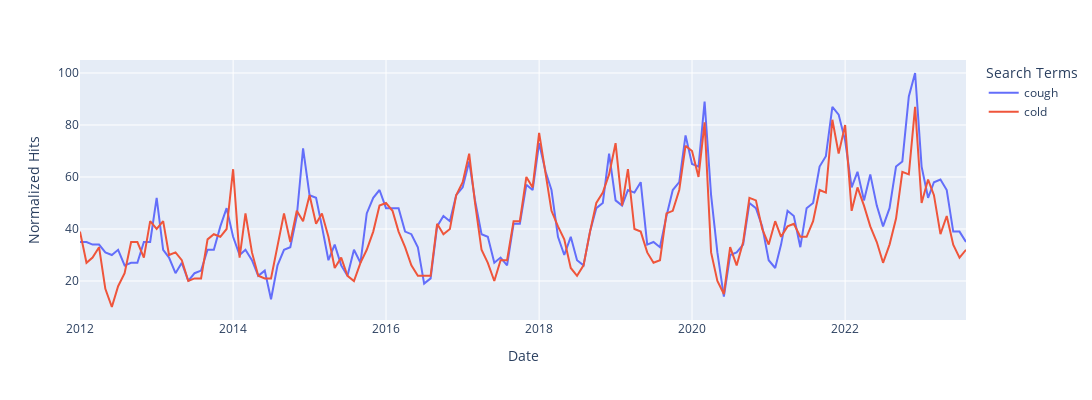

The notebook cell saved with this chart:
### Code cell
fig = px.line(data, x='Date', y='Normalized Hits',color='Search Terms',width=1200,height=400)
fig.show()

### Figure 1 — Plotly figure (JSON) as saved in the notebook; plotly's stock layout.template omitted (floating-point values rounded to 4 significant figures; data arrays with more than 128 entries replaced by an {"elided": "..."} marker saying what was removed)
{"data": [{"hovertemplate": "Search Terms=cough<br>Date=%{x}<br>Normalized Hits=%{y}<extra></extra>", "legendgroup": "cough", "line": {"color": "#636efa", "dash": "solid"}, "marker": {"symbol": "circle"}, "mode": "lines", "name": "cough", "orientation": "v", "showlegend": true, "type": "scatter", "x": {"elided": "140 str values"}, "xaxis": "x", "y": {"elided": "140 int values"}, "yaxis": "y"}, {"hovertemplate": "Search Terms=cold<br>Date=%{x}<br>Normalized Hits=%{y}<extra></extra>", "legendgroup": "cold", "line": {"color": "#EF553B", "dash": "solid"}, "marker": {"symbol": "circle"}, "mode": "lines", "name": "cold", "orientation": "v", "showlegend": true, "type": "scatter", "x": {"elided": "140 str values"}, "xaxis": "x", "y": {"elided": "140 int values"}, "yaxis": "y"}], "layout": {"height": 400, "legend": {"title": {"text": "Search Terms"}, "tracegroupgap": 0}, "margin": {"t": 60}, "width": 1200, "xaxis": {"anchor": "y", "domain": [0, 1], "title": {"text": "Date"}}, "yaxis": {"anchor": "x", "domain": [0, 1], "title": {"text": "Normalized Hits"}}}}
